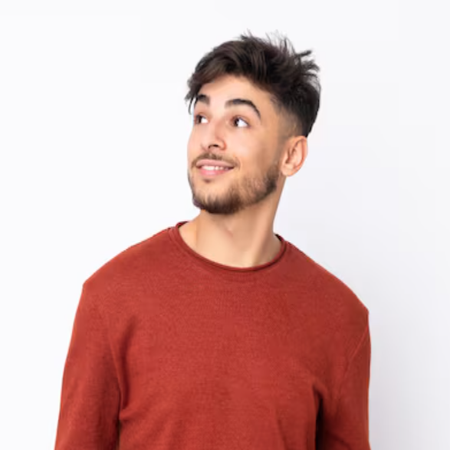
#> input picture persona2.png, 450 x 450 px
$ python person_segmentation.py
#> lines starting #> are read from the running program, lines starting #| are printed output that depends on the picture; after the words box and inside, x2 and y2 are one past the last pixel; in counts of white or black regions, pixels touching at a corner belong together
import cv2
import numpy as np

# PUNTO 1: CARGA DE LA IMAGEN

# Cargar la imagen original desde archivo
imagen_original = cv2.imread("persona2.png")
#> imagen_original is the input picture: shape (450, 450, 3); mean B, G, R 175.7, 178.8, 215.5

# Verificar que la imagen se cargó correctamente
if imagen_original is None:
    print("Error: No se pudo cargar la imagen.")
else:
    print(f"Imagen cargada correctamente.")
    print(f"Dimensiones: {imagen_original.shape[1]}px ancho x {imagen_original.shape[0]}px alto")
#| Dimensiones: 450px ancho x 450px alto
    print(f"Canales: {imagen_original.shape[2]}")
#| Canales: 3

    # Mostrar la imagen original
    cv2.imshow("Punto 1 - Imagen Original", imagen_original)
    cv2.waitKey(0)
    cv2.destroyAllWindows()


# PUNTO 2: PREPROCESAMIENTO DE LA IMAGEN

# 1: Ajuste de brillo y contraste
# alpha: controla el contraste (1.0 = sin cambio, >1.0 = más contraste)
# beta:  controla el brillo  (0 = sin cambio, valores positivos = más brillo)
alpha = 1.2  # Contraste
beta = 0    # Brillo

imagen_contraste = cv2.convertScaleAbs(imagen_original, alpha=alpha, beta=beta)

# Mostrar resultado del ajuste de brillo/contraste
cv2.imshow("Punto 2a - Brillo y Contraste", imagen_contraste)
cv2.waitKey(0)

# 2: Blur Gaussiano
# Se aplica sobre la imagen con contraste ajustado
# (5, 5): tamaño del kernel (debe ser impar)
# 0: desviación estándar calculada automáticamente por OpenCV
imagen_blur = cv2.GaussianBlur(imagen_contraste, (5, 5), 0)

# Mostrar resultado del blur
cv2.imshow("Punto 2b - Blur Gaussiano", imagen_blur)
cv2.waitKey(0)

cv2.destroyAllWindows()


# PUNTO 3: SEGMENTACIÓN CON DETECCIÓN DE BORDES (CANNY)

# Canny requiere una imagen en escala de grises
# Se convierte la imagen preprocesada (blur) para mantener la mejora aplicada
imagen_gris = cv2.cvtColor(imagen_blur, cv2.COLOR_BGR2GRAY)
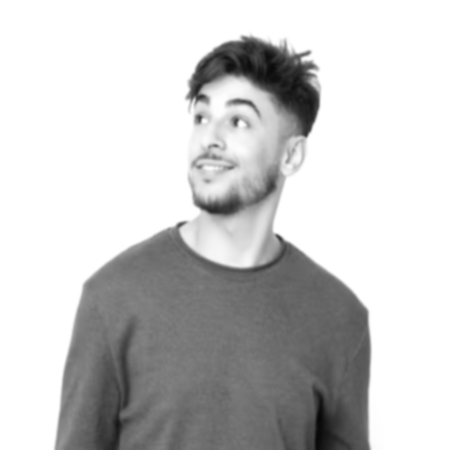
#> imagen_gris: shape (450, 450); min 6, max 255, mean 202.2

# Mostrar imagen en escala de grises
cv2.imshow("Punto 3a - Escala de Grises", imagen_gris)
cv2.waitKey(0)

# --- Detección de bordes con Canny
# umbral_bajo:  píxeles con gradiente menor a este valor se descartan
# umbral_alto:  píxeles con gradiente mayor a este valor se aceptan como borde
# Entre ambos umbrales: se aceptan solo si están conectados a un borde fuerte
umbral_bajo = 4
umbral_alto = 20

imagen_canny = cv2.Canny(imagen_gris, umbral_bajo, umbral_alto)
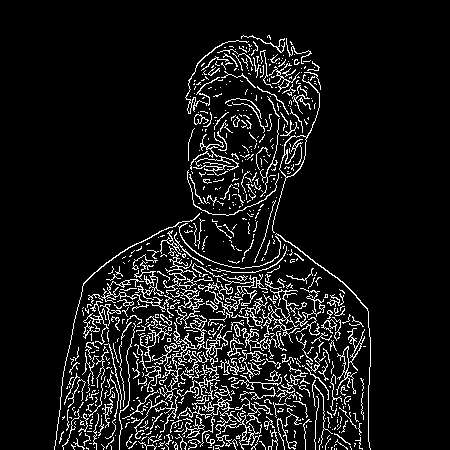
#> imagen_canny: shape (450, 450); 8.8% white in thin lines or dots, all inside (x1, y1, x2, y2) = (54, 35, 371, 450)

# Mostrar resultado de Canny
cv2.imshow("Punto 3b - Deteccion de Bordes Canny", imagen_canny)
cv2.waitKey(0)

cv2.destroyAllWindows()


# PUNTO 4: OPERACIONES MORFOLÓGICAS

# El elemento estructurante define la forma y tamaño de la operación morfológica
# MORPH_RECT: kernel rectangular
# (5, 5): tamaño del kernel
kernel = cv2.getStructuringElement(cv2.MORPH_RECT, (5, 5))

# 1: Dilatación
# Engrosa los bordes detectados por Canny
# Ayuda a conectar bordes que quedaron fragmentados (especialmente en el cabello)
imagen_dilatada = cv2.dilate(imagen_canny, kernel)
#> imagen_dilatada: shape (450, 450); 36.6% white; 2 white regions, box (x1, y1, x2, y2) and area: (52, 33, 373, 450) 74080, (213, 185, 223, 192) 61

# Mostrar resultado de la dilatación
cv2.imshow("Punto 4a - Dilatacion", imagen_dilatada)
cv2.waitKey(0)

# 2: Cierre (Closing)
# Combina Dilatación + Erosión en una sola operación
# Rellena huecos pequeños dentro del contorno de la persona
# Es ideal aplicarlo después de la dilatación para consolidar la silueta
imagen_cierre = cv2.morphologyEx(imagen_dilatada, cv2.MORPH_CLOSE, kernel)
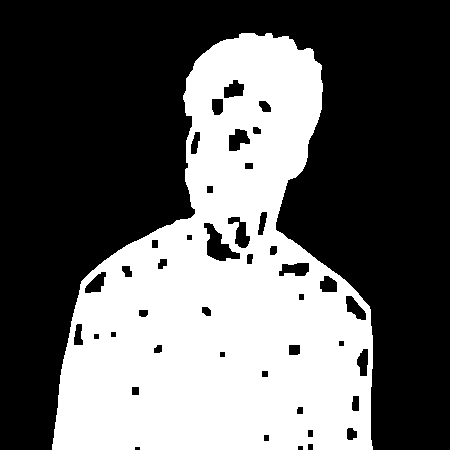
#> imagen_cierre: shape (450, 450); 39.1% white; 1 white region

# Mostrar resultado del cierre
cv2.imshow("Punto 4b - Cierre (Closing)", imagen_cierre)
cv2.waitKey(0)

cv2.destroyAllWindows()


# PUNTO 5: GENERACIÓN DE LA MÁSCARA BINARIA

# Buscar todos los contornos presentes en la imagen después de las operaciones morfológicas
# RETR_EXTERNAL: recupera únicamente los contornos externos (descarta contornos internos)
# CHAIN_APPROX_SIMPLE: comprime segmentos horizontales, verticales y diagonales
contornos, _ = cv2.findContours(imagen_cierre, cv2.RETR_EXTERNAL, cv2.CHAIN_APPROX_SIMPLE)
#> contornos = 1 contour; box (x1, y1, x2, y2) and area: (52, 33, 373, 450) 83272

# Seleccionar el contorno de mayor área (corresponde a la silueta de la persona)
contorno_principal = max(contornos, key=cv2.contourArea)
#> contorno_principal = contour of 404 points, box (x1, y1, x2, y2) (52, 33, 373, 450), area 83272

# Crear una imagen negra del mismo tamaño que la original (fondo de la máscara)
mascara = np.zeros(imagen_original.shape[:2], dtype=np.uint8)

# Dibujar el contorno principal relleno en blanco sobre la máscara negra
# -1 en thickness indica que el contorno se dibuja completamente relleno
# 255: color blanco (región de interés)

cv2.drawContours(mascara, [contorno_principal], -1, 255, thickness=cv2.FILLED)
#> mascara: shape (450, 450); 41.5% white; 1 white region, box (x1, y1, x2, y2) and area: (52, 33, 373, 450) 83943

# Mostrar la máscara binaria generada
cv2.imshow("Punto 5 - Mascara Binaria", mascara)
cv2.waitKey(0)

cv2.destroyAllWindows()


# PUNTO 6: APLICACIÓN DE LA MÁSCARA Y COMPOSICIÓN FINAL

# Paso 1: Extraer la persona usando la máscara ---
# bitwise_and aplica la máscara sobre la imagen original
# Solo conserva los píxeles donde la máscara es blanca (255)
persona_extraida = cv2.bitwise_and(imagen_original, imagen_original, mask=mascara)
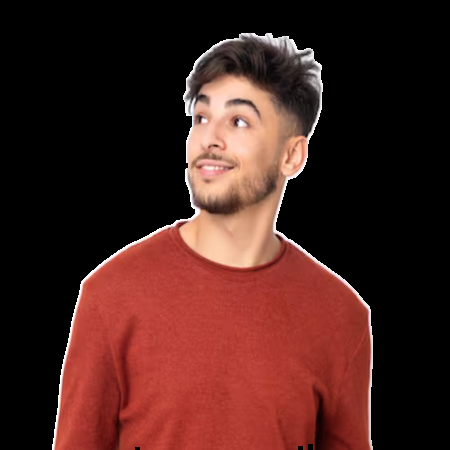
#> persona_extraida: shape (450, 450, 3); mean B, G, R 29.8, 34.4, 70.9

# Mostrar la persona extraída sobre fondo negro
cv2.imshow("Punto 6a - Persona Extraida", persona_extraida)
cv2.waitKey(0)

# Paso 2: Cargar imagen de fondo ---
fondo = cv2.imread("ViajeF.png")
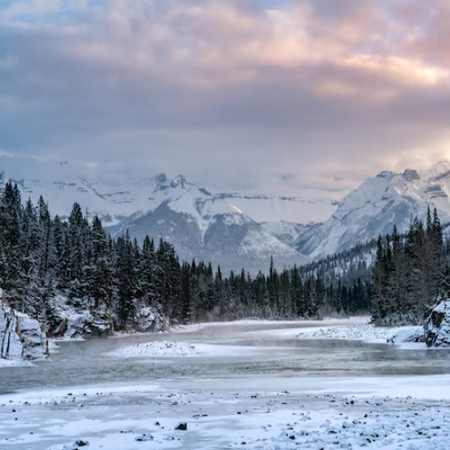
#> input picture ViajeF.png, 450 x 450 px
#> fondo is the input picture: shape (450, 450, 3); mean B, G, R 167.3, 149.2, 141

# Verificar que el fondo se cargó correctamente
if fondo is None:
    print("Error: No se pudo cargar la imagen de fondo.")
else:
    # Redimensionar el fondo al mismo tamaño que la imagen original
    # Garantiza que ambas imágenes sean compatibles para la composición
    fondo = cv2.resize(fondo, (imagen_original.shape[1], imagen_original.shape[0]))

    # --- Paso 3: Invertir la máscara para obtener la región del fondo ---
    # La máscara invertida tiene blanco donde estaba el fondo original
    # Esto nos permite "recortar" el fondo nuevo en la zona donde no está la persona
    mascara_invertida = cv2.bitwise_not(mascara)
    fondo_recortado = cv2.bitwise_and(fondo, fondo, mask=mascara_invertida)
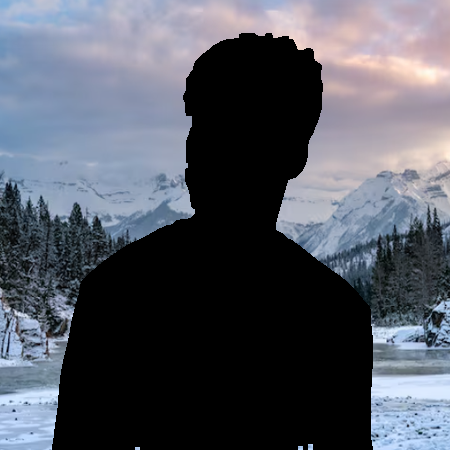
#> fondo_recortado: shape (450, 450, 3); mean B, G, R 97.7, 87.3, 83.4

    # Mostrar el fondo recortado (sin la región de la persona)
    cv2.imshow("Punto 6b - Fondo Recortado", fondo_recortado)
    cv2.waitKey(0)

    # --- Paso 4: Combinar persona extraída + fondo nuevo ---
    # cv2.add() suma ambas imágenes píxel a píxel
    # Como son complementarias (una tiene negro donde la otra tiene contenido),
    # el resultado es la composición final sin solapamiento
    composicion_final = cv2.add(persona_extraida, fondo_recortado)
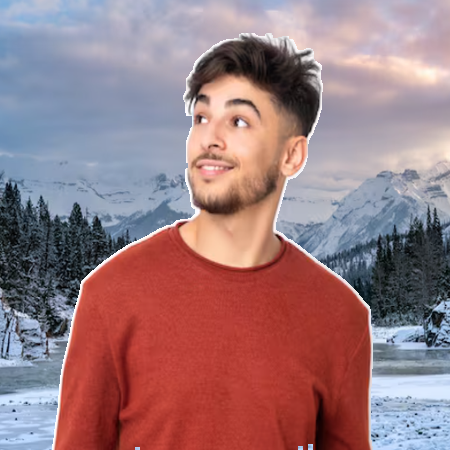
#> composicion_final: shape (450, 450, 3); mean B, G, R 127.5, 121.7, 154.3

    # Mostrar composición final
    cv2.imshow("Punto 6c - Composicion Final", composicion_final)
    cv2.waitKey(0)

    # Guardar la composición final en disco
    cv2.imwrite("composicion_final.png", composicion_final)
    print("Composicion final guardada como: composicion_final.png")

cv2.destroyAllWindows()
